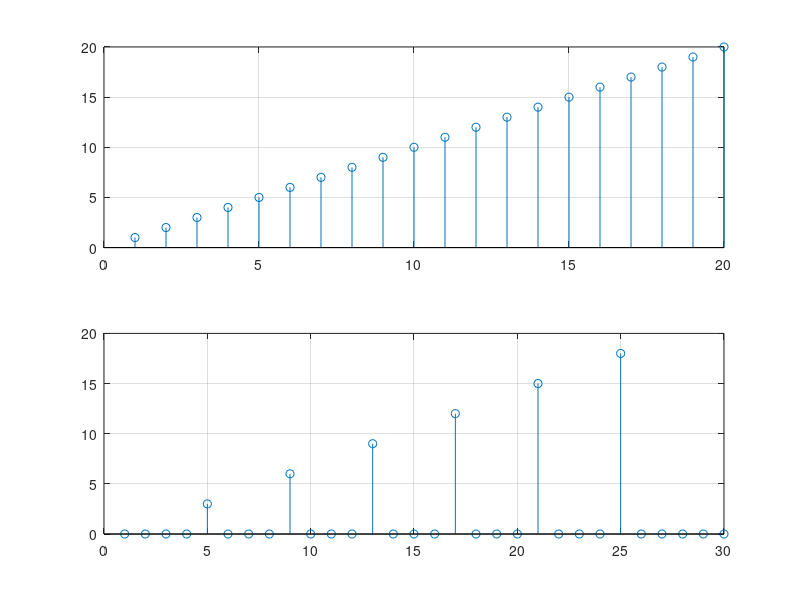

MATLAB code to generate this figure:
x=1:1:20;
x_up=upsample(x,4);
h=[0 0 0 0 1 0 0 0 0]
x_f=conv(x_up,h);
y=downsample(x_f,3)
subplot(2,1,1),stem(x) ,grid on
subplot(2,1,2),stem(y) ,grid on
